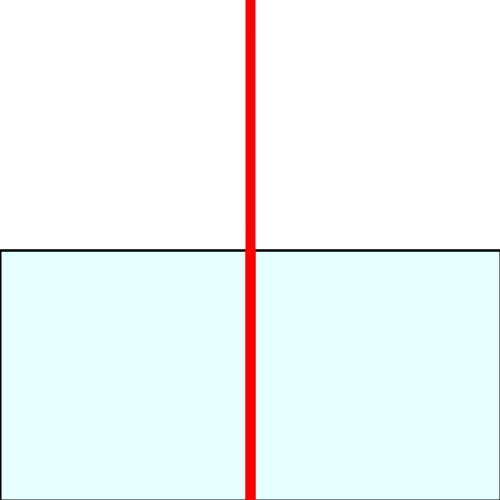
Frame 1 (no input)
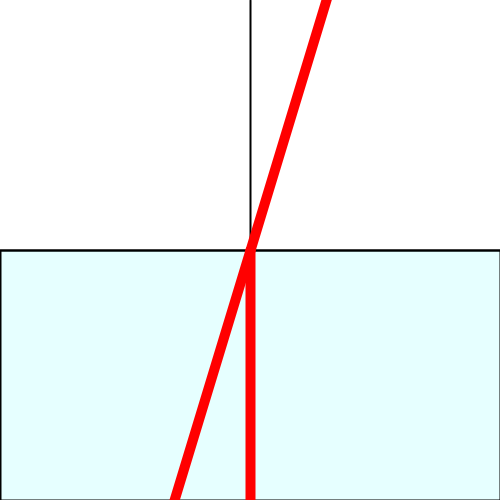
Frame 60 (the mouse pressed at the canvas centre just before this capture)
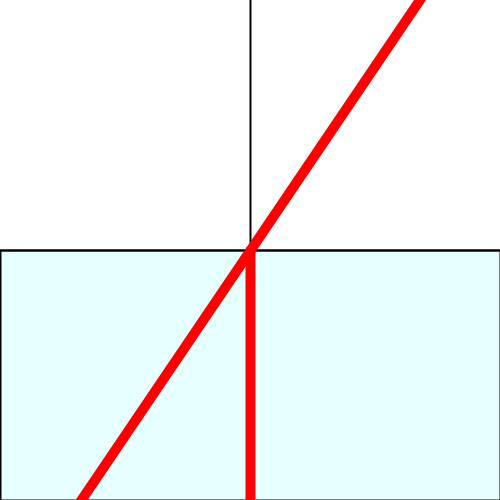
Frame 120 (the mouse held since frame 60 and released just before this capture)

The Processing sketch that drew these frames (run headless with seeded random() and noise(); from frame 60 on, the mouse is pressed at the canvas centre):

// Processing sketch: Refraction_Vector
// ── Refraction_Vector.pde
float na = 1;
float nb = 1;
float theta = 0;

void setup() {
  //fullScreen();
  size(500, 500);
  colorMode(RGB, 1, 1, 1, 1);
}

void draw() {
  background(1);
  //show grid
  stroke(0);
  translate(width/2, height/2);
  strokeWeight(2);
  line(-width/2, 0, width/2, 0);
  line(0, -height/2, 0, height/2);
  fill(0, 1, 1, 0.1);
  rect(-width/2, 0, width, height/2);
  strokeWeight(10);
  PVector E = PVector.fromAngle(theta-HALF_PI);
  PVector N = new PVector(0, -1);
  float n1 = na;
  float n2 = nb;
  if(PVector.dot(E, N) > 0){//when light up from hehind
    N.mult(-1);
    n1 = nb;
    n2 = na;
  }
  float C1 = PVector.mult(E, -1).dot(N);
  float S1 = sqrt(1-C1*C1);
  //refrection
  float ndotd = PVector.dot(E, N);
  PVector R = PVector.sub(E, PVector.mult(N, 2*ndotd));//refrection vector
  //refraction
  float n12 = n1/n2;
  float S2 = n12*sqrt(1-C1*C1);
  float C2 = sqrt(1-S2*S2);
  PVector Edash = PVector.mult(E, n12).add(PVector.mult(N, n12*C1-C2));
  //float t = sqrt((nb/na)*(nb/na)-1+C1*C1)-C1;
  //PVector Edash = PVector.sub(E, N.mult(t)).mult(na/nb);//refraction vector
  //float C2 = PVector.mult(Edash, -1).dot(N);
  //calculate refraction rate with fresnel formula
  float sp = (n1*C2-n2*C1)/(n1*C2+n2*C1);//s-polarized light
  float pp = (n1*C1-n2*C2)/(n1*C1+n2*C2);//p-polarized light
  float kr = (sp+pp)/2;//refraction rate
  if (Float.isNaN(kr))kr = 1;
  float cr = 1-kr;//refrection rate
  float len = 10000;//for visualize
  //show ray
  stroke(1, 0, 0);
  line(0, 0, N.x*len, N.y*len);
  line(0, 0, -E.x*len, -E.y*len);
  stroke(1, 0, 0, cr);
  line(0, 0, Edash.x*len, Edash.y*len);
  stroke(1, 0, 0, kr);
  line(0, 0, R.x*len, R.y*len);
  //rotate angle
  theta += 0.005;
  theta = theta % PI;
}
